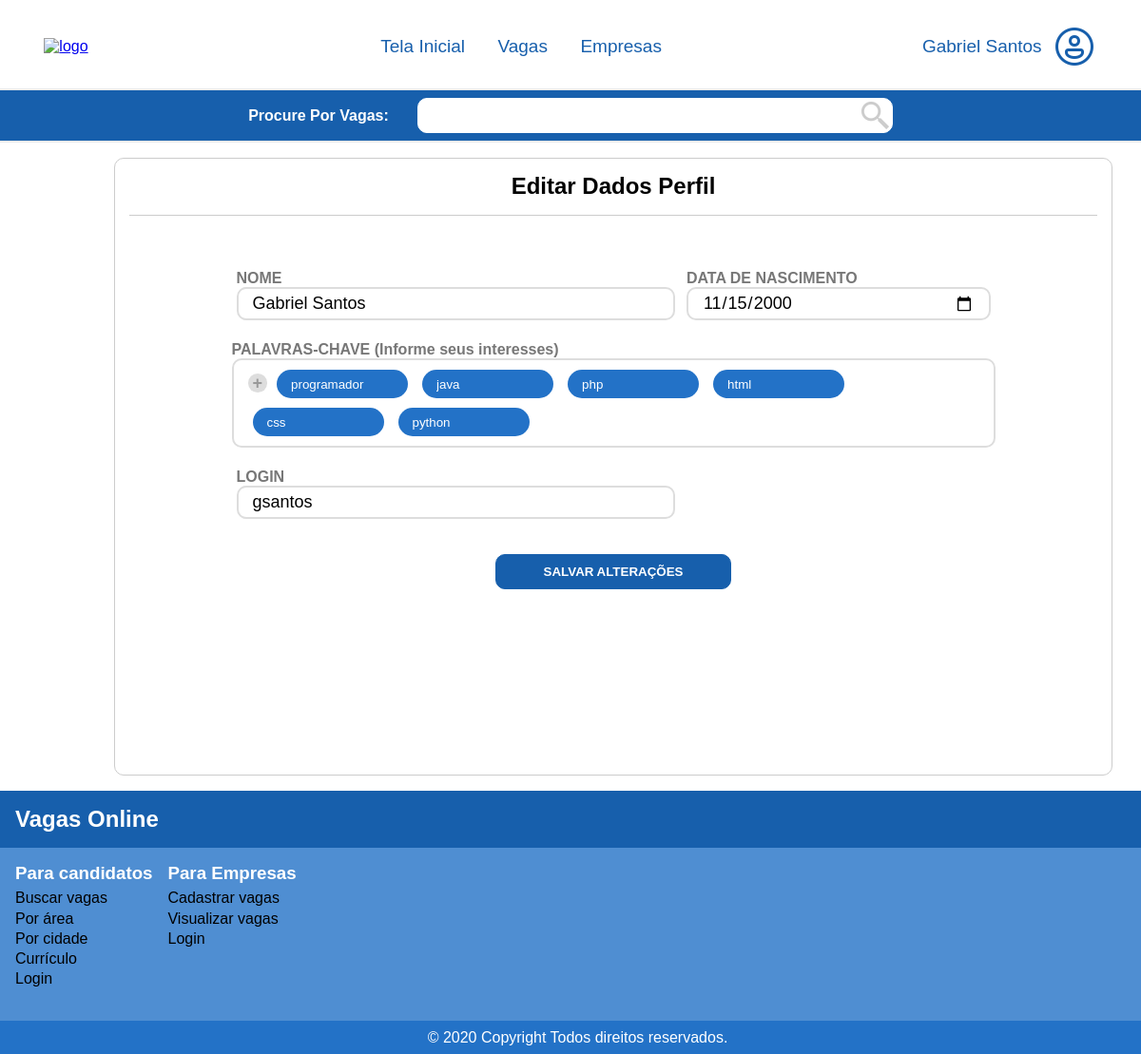
Page /view/perfil.php?id=435.000.321-00 (signed in) on the committed database.
### tables this page shows
CREATE TABLE `candidato` (
  `cpf_candidato` varchar(16) NOT NULL,
  `nome_candidato` varchar(50) NOT NULL,
  `dataNascimento_candidato` date NOT NULL,
  `interesses_candidato` varchar(150) NOT NULL,
  `login_candidato` varchar(50) NOT NULL,
  `senha_candidato` varchar(50) NOT NULL
);

### Source/Model/Candidato.php (called while the page is built, shortened)
<?php
function BuscarCandidato($cpfCandidato)
{
    include "banco.php";
    $dataBuscarCandidato = $conn->query("SELECT * FROM candidato WHERE cpf_candidato = '$cpfCandidato'");
    $dataBuscarCandidato->execute();
    return $dataBuscarCandidato->fetch();
}

### View/perfil.php (the view, shortened to what this page needs)
<!DOCTYPE html>
<html lang="pt-br">
  <head>
    <link rel="stylesheet" href="css/perfil.css">
  </head>
<body>
    <?php include "header.php"; ?>
    <main id="perfil">
      <div id="container">
      <form action="http://localhost/VagasOnline/Source/Controller/AlterarPerfilController.php" method="post" id="containerEmpresa" class="containerEmpresa">
            <div id="headerTitle">
                    <h2>Editar Dados Perfil</h2>
                </div>
            <?php
              if ($_SESSION["tipoUsuario"] == "Empresa"):
                require_once "../Source/Model/Empresa.php";
                $empresa = getEmpresa($_SESSION["id"]);
            ?>
            <table id="tblEmpresa" name="tblEmpresa">
                <tr>
                    <th>
                        <p class="campos">
                            <b>NOME DA EMPRESA</b><br>
                            <input class="inputFormulario" type="text" value="<?= $empresa["nome_empresa"] ?>" name="nome">
                        </p>
                    </th>
                    <th>
                        <p class="campos">
                            <b>ENDEREÇO</b><br>
                            <input class="inputFormulario" type="text" value="<?= $empresa["endereco_empresa"] ?>" name="endereco">
                        </p>
                    </th>
                    <th>
                        <p class="campos">
                            <b>CNPJ</b><br>
                            <input class="inputFormulario" value="<?= $empresa["cnpj_empresa"] ?>" type="text" name="cnpj">
                        </p>
                    </th>
                </tr>
                <tr>
                    <th colspan="3">
                        <p class="campos">
                            <b>SOBRE SUA EMPRESA</b><br>
                            <textarea name="sobre" id="sobreEmpresa" cols="130"><?= $empresa["sobre_empresa"] ?></textarea>
                        </p>
                    </th>
                </tr>
                <tr>
                    <th>
                        <p class="campos">
                            <b>LOGIN</b><br>
                            <input class="inputFormulario" type="text" value="<?= $empresa["login_empresa"] ?>" name="login">
                        </p>
                    </th>
                </tr>
            </table>
            <?php
                else:
                  require_once "../Source/Model/Candidato.php";
                  $candidato = BuscarCandidato($_SESSION["id"]);
            ?>
            <table id="tblCandidato" name="tblCandidato">
                <tr>
                    <th>
                        <p class="campos">
                            <b>NOME</b><br>
                            <input class="inputFormulario" type="text" value="<?= $candidato["nome_candidato"] ?>" name="nome">
                        </p>
                    </th>
                    <th>
                        <p class="campos">
                            <b>DATA DE NASCIMENTO</b><br>
                            <input class="inputFormulario" type="date" name="dataNascimento" value="<?= $candidato["dataNascimento_candidato"] ?>" style="max-height: 35px;">
                        </p>
                    </th>
                </tr>
                <tr>
                    <th colspan="3" style="text-align: left;">
                        <label class="campos">
                            <b>PALAVRAS-CHAVE (Informe seus interesses)</b>
                            <div id="palavrasChave">
                                <b id="addPalavraChave" onclick="criarPalavraChave()">+</b>
                                <?php
                                    $palavrasChave = $candidato["interesses_candidato"];
                                    $palavrasChave = explode(",", $palavrasChave);
                                    for ($i = 0; $i < count($palavrasChave); $i++) {
                                        echo '
                                          <input type="text" id="'.$i.'" class="palavraChave" onkeyup="pegarValor(this)" value="'.$palavrasChave[$i].'">
                                        ';
                                    }
                                ?>
                            </div>
                        </label>
                    </th>
                </tr>
                <tr>
                    <th>
                        <p class="campos">
                            <b>LOGIN</b><br>
                            <input class="inputFormulario" type="text" value="<?= $candidato["login_candidato"] ?>" name="login">
                        </p>
                    </th>
                </tr>
            </table>
            <?php
              endif;
            ?>
          <button id="btnAlterar" type="submit" class="btn btnSalvar">
            SALVAR ALTERAÇÕES
          </button>
      </form>
      </div>
    </main>
    <?php include "footer.php"; ?>
  </body>
</html>

### View/css/perfil.css (style rules this page uses)
main { padding: 0 10vw; margin: 1rem 0; }
#container { width: 1050px; min-height: 650px; background-color: #fff; border: 1px solid #ccc; border-radius: 10px; padding: 15px; text-align: center; }
#headerTitle { width: 100%; height: 45px; border-bottom: 1px solid #ccc; text-align: center; }
#container p { text-align: left; width: 100%; }
.campos { color: #777; }
.inputFormulario { width: 100%; padding: 5px 15px; font-size: 18px; border-radius: 10px; border: 2px solid #ddd; outline: none; }
#btnAlterar { font-weight: bolder; padding: 10px 50px; background-color: #175fac; border: 1px solid #175fac; color: #fff; font-weight: bolder; border-radius: 10px; cursor: pointer; outline: none; margin-top: 15px; }
table { display: flex; justify-content: center; align-items: center; margin-top: 35px; }
#palavrasChave { max-width: 803px; min-height: 35px; padding: 5px 15px; font-size: 18px; border-radius: 10px; border: 2px solid #ddd; outline: none; }
#addPalavraChave { padding: 0 5px; border-radius: 50%; background-color: #ddd; color: #999; cursor: pointer; user-select: none; }
.palavraChave { width: 138px; height: 30px; border: 0; outline: none; border-radius: 15px; margin: 5px; padding: 5px 15px; outline: none; background-color: #2372c7; color: #fff; }
#tblCandidato p { padding: 20px 5px; }

### View/header.php (style rules this page uses)
* { margin: 0; padding: 0; box-sizing: border-box; font-family: Arial, Helvetica, sans-serif; }

### rows in the picture
candidato: nome "Gabriel Santos", dataNascimento "11/15/2000", interesses_candidato "programador", interesses_candidato "java", interesses_candidato "php", interesses_candidato "html", interesses_candidato "css", interesses_candidato "python", login "gsantos"

### other values in the picture
$_SESSION["nome"] "Gabriel Santos"
